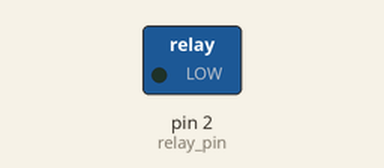
A sketch run on a simulated Arduino Uno, built with avr-gcc and run on an emulated ATmega328P. Parts: switched loads named in the sketch (green lamp = pin HIGH).

Above: at 1.0 s.
At 3.0 s:
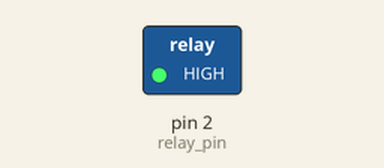
Timing chart, 0 to 5.2 s (numbered marks = the images above):
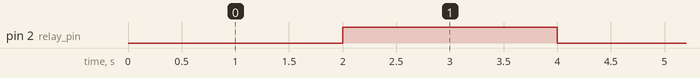

Measured:
- by itself, pin 2 (relay_pin): alternates HIGH for 2.0 s and LOW for 2.0 s

The sketch:

relay_lesson.ino
```cpp
int relay_pin = 2;

void setup() {
    Serial.begin(9600);
    pinMode(relay_pin, OUTPUT);
}

bool i = false;
void loop() {
    if (i) {
        digitalWrite(relay_pin, HIGH);
        delay(2000);
        i = false;
    } else {
        digitalWrite(relay_pin, LOW);
        delay(2000);
        i = true;
    }
}
```
